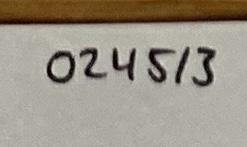
#> input picture ocr/IMG_2941.JPEG, 247 x 147 px
$ python -i digit_classification.py   (imports and definitions only)
#> lines starting #> are read from the running program, lines starting #| are printed output that depends on the picture; after the words box and inside, x2 and y2 are one past the last pixel; in counts of white or black regions, pixels touching at a corner belong together
#> further down, picture is the input picture: shape (147, 247, 3); mean B, G, R 134, 147.5, 155.6
import matplotlib.pyplot as plt
import cv2
from sklearn import datasets

class DigitClassifier:
    def __init__(self):
        pass

    def detect_and_classify_digits(self, image):
        # Convert the image to grayscale
        gray = cv2.cvtColor(image, cv2.COLOR_BGR2GRAY)
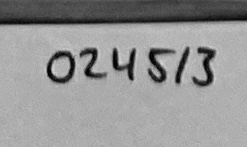
#> gray: shape (147, 247); min 1, max 215, mean 148.4

        # Apply thresholding to get a binary image
        _, threshold = cv2.threshold(gray, 0, 255, cv2.THRESH_BINARY + cv2.THRESH_OTSU)
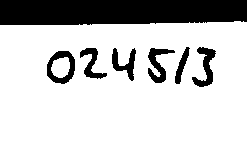
#> threshold: shape (147, 247); 78% white; 7 black regions

        # Find the contours of the digits
        contours, _ = cv2.findContours(threshold, cv2.RETR_EXTERNAL, cv2.CHAIN_APPROX_SIMPLE)
#> contours = 1 contour; box (x1, y1, x2, y2) and area: (0, 21, 247, 147) 30074

        # Placeholder to store the digits
        digits = []

        # Placeholder to store the labels
        labels = []

        # For each contour
        # for contour in contours:
        #     # Get the rectangle bounding the contour
        #     (x, y, w, h) = cv2.boundingRect(contour)

        #     # Only consider contours that are big enough
        #     if w >= 15 and h >= 30:
        #         # Crop the digit out of the thresholded image
        #         digit = threshold[y : y + h, x : x + w]

        #         # Flatten digit to get a 2-dimensional array
        #         digit = digit.flatten()

        #         # Add the digit to the digits array
        #         digits.append(digit)

        #         # Add a label for the digit (this will be used later for training the classifier)
        #         labels.append(0)

        # # train the classifier
        # classifier = svm.SVC(kernel='linear', C=1)
        # print(digits)
        # classifier.fit(digits, labels)
        # # Get predictions
        # predictions = classifier.predict(digits)

        # # get accuracy score
        # accuracy = accuracy_score(labels, predictions)

        # print(f'Accuracy of the classifier : {accuracy*100} %')
        digits = datasets.load_digits()

        _, axes = plt.subplots(nrows=1, ncols=4, figsize=(10, 3))
        for ax, image, label in zip(axes, digits.images, digits.target):
            ax.set_axis_off()
            ax.imshow(image, cmap=plt.cm.gray_r, interpolation="nearest")
            ax.set_title("Training: %i" % label)

>>> import cv2
>>> picture = cv2.imread('ocr/IMG_2941.JPEG')
>>> result = DigitClassifier().detect_and_classify_digits(picture)
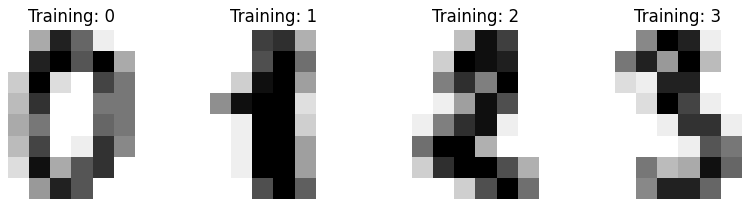
#> figure drawn by matplotlib, 4 panels

$ run again, on ocr/IMG_2942.JPEG
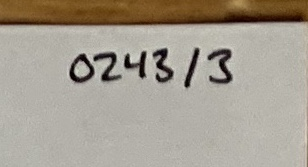
#> input picture ocr/IMG_2942.JPEG, 308 x 167 px
#> picture is the input picture: shape (167, 308, 3); mean B, G, R 144.6, 157.2, 165
#> in detect_and_classify_digits, `gray = cv2.cvtColor(image, cv2.COLOR_BGR2GRAY)`:
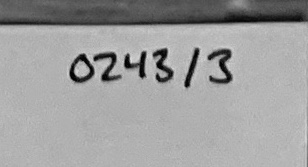
#> gray: shape (167, 308); min 1, max 222, mean 158.1
#> in detect_and_classify_digits, `_, threshold = cv2.threshold(gray, 0, 255, cv2.THRESH_BINARY + cv2.THR..`:
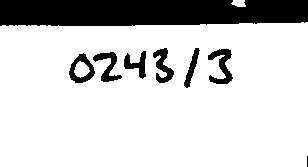
#> threshold: shape (167, 308); 81.5% white; 8 black regions (1 under 20 px)
#> contours = 2 contours; box (x1, y1, x2, y2) and area: (0, 22, 308, 167) 43356, (231, 0, 246, 7) 65
